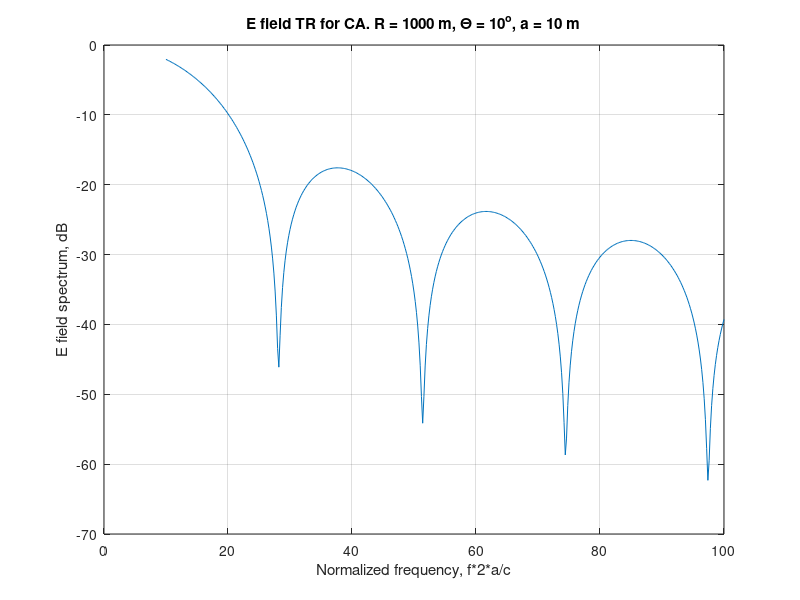

This figure's MATLAB source:
clear all;
clc;

% Programm of spectra of time response calculation
% for circular aperture measured with iaperture zond

tic
% Design parameters
a = 10;     % Analyzed aperture radius, m
b = 5;     % Zond aperture radius, m


R0 = 8*a^2/1
R = 10000;    % Distance from analyzed aperture to zond
Th = [0, 2.5]*pi/180; % Theta angle. Can be set to one value (result will be a time field on zond output)
                        % or to array (result will be 2D RP at a given distance and frequency, and
                        % errors in RP compared with far field pattern)
r = 0:0.5:b;        % Integration parameter r
phi = 0:0.2:2*pi;   % Integration parameter phi
c = 3e+8;   % Speed of light, m/sec

N_Th = length(Th);
N_FFT = 8192*32;       % Number of FFT points (should be varied for faster calculation without accuracy degradation)
T = 100/c;       % Time interval for FFT
d_t = T/(N_FFT - 1);% Sample time, sec

t = R/c - T/2:d_t:R/c + T/2; % Time in seconds normalized to R/c
N_i = length(t);

N_r = length(r);
N_phi = length(phi);

E_b1 = zeros(N_phi, N_i);
E_b = zeros(1, N_i);
E_f = zeros(N_Th, N_FFT);
% figure(5);
% hold on;
for j = 1:N_Th
    ro = R*sin(Th(j));   % Vector R projection to aperture plane, m
    z = R*cos(Th(j));     % Distance from observation point to aperture plane, m
    zb = z - r'*sin(phi)*sin(Th(j));
    rob = ro + r'*sin(phi)*cos(Th(j));
    for i = 1:N_phi
        E_e = zeros(N_r, N_i);
        for k = 1:N_r
            B = sqrt((c*t).^2 - zb(k, i)^2); % Radius of G curve, m
            if abs(rob(k, i)) <= a
                i2 = find((c*t >= zb(k, i)) & (c*t < sqrt(zb(k, i)^2 + (a - abs(rob(k, i)))^2)));
                E_e(k, i2) = zb(k, i)^2./((c*t(i2)).^2);
                i3 = find((c*t >= sqrt(zb(k, i)^2 + (a - abs(rob(k, i)))^2)) & (c*t < sqrt(zb(k, i)^2 + (a + abs(rob(k, i)))^2)));
                E_e(k, i3) = zb(k, i)^2/pi./((c*t(i3)).^2).*acos((-a^2 + abs(rob(k, i))^2 + B(i3).^2)./(2*abs(rob(k, i))*B(i3)));
            else
                i2 = find((c*t >= sqrt(zb(k, i)^2 + (a - abs(rob(k, i)))^2)) & (c*t <= sqrt(zb(k, i)^2 + (a + abs(rob(k, i)))^2)));
                E_e(k, i2) = zb(k, i)^2/pi./((c*t(i2)).^2).*acos((-a^2 + abs(rob(k, i))^2 + B(i2).^2)./(2*abs(rob(k, i))*B(i2)));
            end
%             plot((t - R/c)*1e+9, E_e(k, :));
        end
        E_b1(i, :) = trapz(r, E_e.*(r'*ones(1,N_i)));
    end
    
    E_b(:) = trapz(phi, E_b1);
    E_f(j, :) = fft(E_b, N_FFT);
    j
end
% grid;

% figure(1);
% plot(t*1e+9, E_e); grid
% xlabel('time, nsec');
% ylabel('E field amplitude');
% title('E field TR for CA. R = 1000 m, \Theta = 10^o, a = 10 m');

figure(2);
f = 1/T*(1:1:N_FFT);
k1 = find((f*2*a/c >= 10) & (f*2*a/c <= 100));
plot(f(k1)*2*a/c, 20*log10(abs(E_f(2, k1))./abs(E_f(1, k1)))); grid
xlabel('Normalized frequency, f*2*a/c');
ylabel('E field spectrum, dB');
title('E field TR for CA. R = 1000 m, \Theta = 10^o, a = 10 m');


toc


